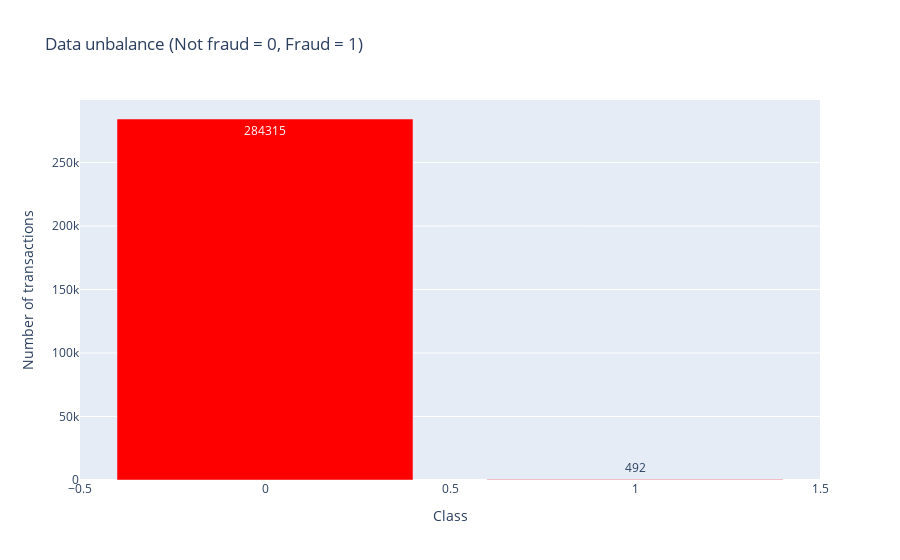

Source (notebook cell):
### Code cell
#showing the balance of the dataset in a bar chart
temp = df["Class"].value_counts()
df_1 = pd.DataFrame({'Class': temp.index,'values': temp.values})

trace = go.Bar(
    x = df_1['Class'],y = df_1['values'],
    name="Credit Card Fraud Class - data unbalance (Not fraud = 0, Fraud = 1)",
    marker=dict(color="Red"),
    text=df_1['values']
)
data = [trace]
layout = dict(title = 'Data unbalance (Not fraud = 0, Fraud = 1)',
          xaxis = dict(title = 'Class', showticklabels=True), 
          yaxis = dict(title = 'Number of transactions'),
          hovermode = 'closest',width=600
         )
fig = dict(data=data, layout=layout)
iplot(fig, filename='class')

### Figure 1 — Plotly figure (JSON) as saved in the notebook; plotly's stock layout.template omitted (floating-point values rounded to 4 significant figures)
{"data": [{"marker": {"color": "Red"}, "name": "Credit Card Fraud Class - data unbalance (Not fraud = 0, Fraud = 1)", "text": [284315, 492], "type": "bar", "x": [0, 1], "y": [284315, 492]}], "layout": {"autosize": true, "hovermode": "closest", "title": {"text": "Data unbalance (Not fraud = 0, Fraud = 1)"}, "xaxis": {"autorange": true, "range": [-0.5, 1.5], "showticklabels": true, "title": {"text": "Class"}, "type": "linear"}, "yaxis": {"autorange": true, "range": [0, 299300.0], "title": {"text": "Number of transactions"}, "type": "linear"}}}
